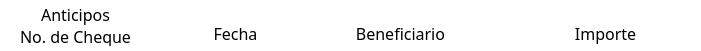
      <widget class="QFrame" name="frame_34">
       <property name="geometry">
        <rect>
         <x>760</x>
         <y>410</y>
         <width>701</width>
         <height>51</height>
        </rect>
       </property>
       <property name="styleSheet">
        <string notr="true">font:16px;
border-radius:0px;
background:transparent;
border-color: rgb(237, 237, 237);
</string>
       </property>
       <property name="frameShape">
        <enum>QFrame::StyledPanel</enum>
       </property>
       <property name="frameShadow">
        <enum>QFrame::Raised</enum>
       </property>
       <widget class="QLabel" name="label_131">
        <property name="geometry">
         <rect>
          <x>10</x>
          <y>5</y>
          <width>131</width>
          <height>41</height>
         </rect>
        </property>
        <property name="font">
         <font>
          <family>Bahnschrift</family>
          <pointsize>-1</pointsize>
          <weight>50</weight>
          <italic>false</italic>
          <bold>false</bold>
         </font>
        </property>
        <property name="text">
         <string>Anticipos 
No. de Cheque</string>
        </property>
        <property name="alignment">
         <set>Qt::AlignCenter</set>
        </property>
       </widget>
       <widget class="QLabel" name="label_142">
        <property name="geometry">
         <rect>
          <x>200</x>
          <y>20</y>
          <width>71</width>
          <height>27</height>
         </rect>
        </property>
        <property name="font">
         <font>
          <family>Bahnschrift</family>
          <pointsize>-1</pointsize>
          <weight>50</weight>
          <italic>false</italic>
          <bold>false</bold>
         </font>
        </property>
        <property name="text">
         <string>Fecha</string>
        </property>
        <property name="alignment">
         <set>Qt::AlignCenter</set>
        </property>
       </widget>
       <widget class="QLabel" name="label_143">
        <property name="geometry">
         <rect>
          <x>340</x>
          <y>20</y>
          <width>121</width>
          <height>27</height>
         </rect>
        </property>
        <property name="font">
         <font>
          <family>Bahnschrift</family>
          <pointsize>-1</pointsize>
          <weight>50</weight>
          <italic>false</italic>
          <bold>false</bold>
         </font>
        </property>
        <property name="text">
         <string>Beneficiario</string>
        </property>
        <property name="alignment">
         <set>Qt::AlignCenter</set>
        </property>
       </widget>
       <widget class="QLabel" name="label_145">
        <property name="geometry">
         <rect>
          <x>560</x>
          <y>20</y>
          <width>91</width>
          <height>27</height>
         </rect>
        </property>
        <property name="font">
         <font>
          <family>Bahnschrift</family>
          <pointsize>-1</pointsize>
          <weight>50</weight>
          <italic>false</italic>
          <bold>false</bold>
         </font>
        </property>
        <property name="text">
         <string>Importe</string>
        </property>
        <property name="alignment">
         <set>Qt::AlignCenter</set>
        </property>
       </widget>
      </widget>
